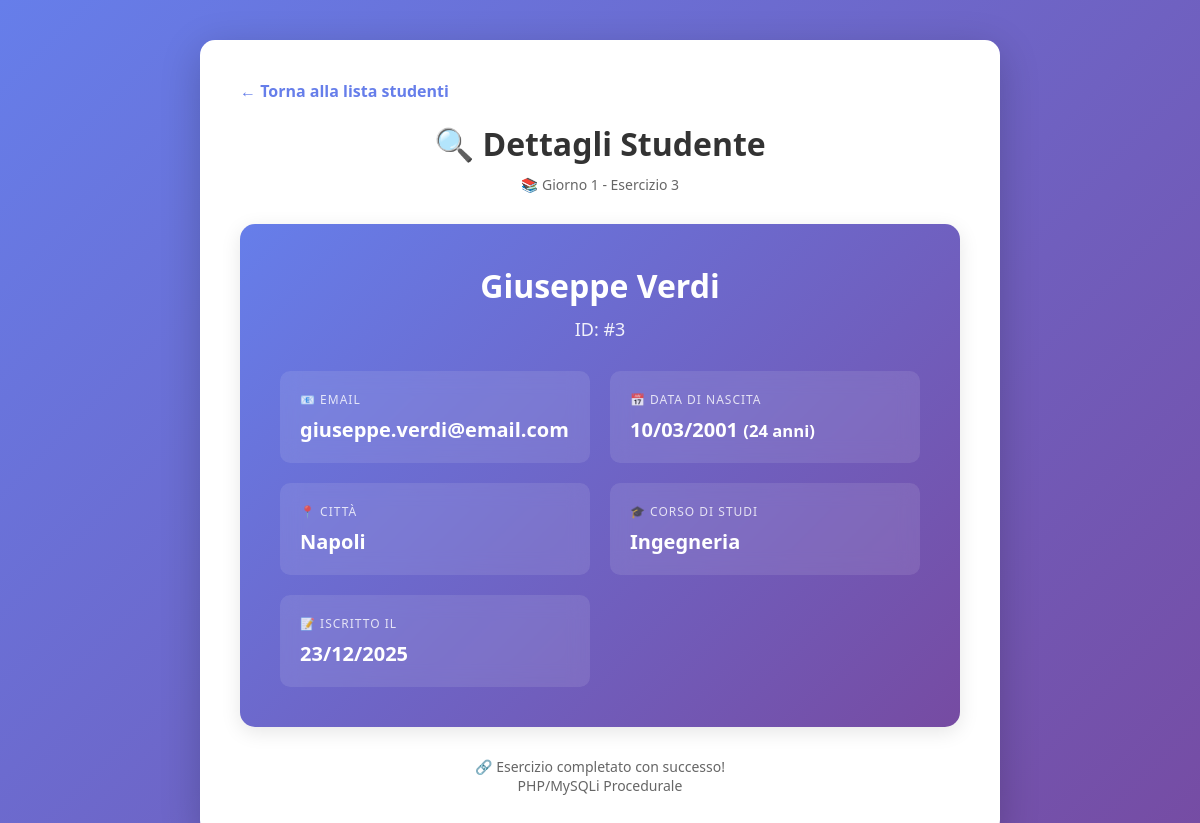
The page /giorno-01/esercizio-03/index.php?id=3 on the database its author committed.
### tables this page shows
CREATE TABLE IF NOT EXISTS studenti (
    id INT AUTO_INCREMENT PRIMARY KEY,
    nome VARCHAR(50) NOT NULL,
    cognome VARCHAR(50) NOT NULL,
    email VARCHAR(100) UNIQUE NOT NULL,
    data_nascita DATE,
    citta VARCHAR(50),
    corso VARCHAR(50),
    creato_il TIMESTAMP DEFAULT CURRENT_TIMESTAMP,
    modificato_il TIMESTAMP DEFAULT CURRENT_TIMESTAMP ON UPDATE CURRENT_TIMESTAMP
);

### utils/functions.php (called while the page is built, shortened)
<?php
function formatta_data_italiana($data) {
    $d = DateTime::createFromFormat('Y-m-d', $data);
    return $d ? $d->format('d/m/Y') : $data;
}
?>

### giorno-01/esercizio-03/index.php (the view, shortened to what this page needs)
<!DOCTYPE html>
<html lang="it">
<head>
</head>
<body>
    <div class="container">
        <a href="../esercizio-02/index.php" class="back-link">← Torna alla lista studenti</a>
        <h1>🔍 Dettagli Studente</h1>
        <p class="subtitle">📚 Giorno 1 - Esercizio 3</p>
        <?php
        require_once '../../utils/functions.php';
        $errore = '';
        $studente = null;
        if (!isset($_GET['id']) || empty($_GET['id'])) {
            $errore = "⚠️ Nessun ID studente specificato. Aggiungi ?id=1 all'URL.";
        } elseif (!is_numeric($_GET['id'])) {
            $errore = "❌ ID non valido. L'ID deve essere un numero.";
        } else {
            $id = (int)$_GET['id'];
            $conn = connetti_database();
            if (!$conn) {
                $errore = "❌ Errore di connessione al database: " . mysqli_connect_error();
            } else {
                $stmt = mysqli_prepare($conn, "SELECT id, nome, cognome, email, data_nascita, citta, corso, creato_il
                                                FROM studenti
                                                WHERE id = ?");
                if ($stmt) {
                    mysqli_stmt_bind_param($stmt, "i", $id);
                    mysqli_stmt_execute($stmt);
                    $result = mysqli_stmt_get_result($stmt);
                    if (mysqli_num_rows($result) > 0) {
                        $studente = mysqli_fetch_assoc($result);
                    } else {
                        $errore = "📭 Studente con ID #$id non trovato nel database.";
                    }
                } else {
                    $errore = "❌ Errore nella preparazione della query: " . mysqli_error($conn);
                }
            }
        }
        ?>
        <?php if ($errore): ?>
            <div class="<?php echo strpos($errore, '⚠️') !== false ? 'warning' : 'error'; ?>">
                <?php echo htmlspecialchars($errore); ?>
            </div>
            <div style="text-align: center; margin-top: 20px;">
                <p>Prova con:</p>
                <a href="?id=1" style="color: #667eea;">?id=1</a> |
                <a href="?id=2" style="color: #667eea;">?id=2</a> |
                <a href="?id=3" style="color: #667eea;">?id=3</a>
            </div>
        <?php elseif ($studente): ?>
            <div class="card">
                <div class="card-header">
                    <h2><?php echo htmlspecialchars($studente['nome'] . ' ' . $studente['cognome']); ?></h2>
                    <div class="id">ID: #<?php echo htmlspecialchars($studente['id']); ?></div>
                </div>
                <div class="detail-grid">
                    <div class="detail-item">
                        <div class="detail-label">📧 Email</div>
                        <div class="detail-value"><?php echo htmlspecialchars($studente['email']); ?></div>
                    </div>
                    <div class="detail-item">
                        <div class="detail-label">📅 Data di Nascita</div>
                        <div class="detail-value">
                            <?php
                            if ($studente['data_nascita']) {
                                echo formatta_data_italiana($studente['data_nascita']);
                                $data_nascita = new DateTime($studente['data_nascita']);
                                $oggi = new DateTime();
                                $eta = $oggi->diff($data_nascita)->y;
                                echo " <small>($eta anni)</small>";
                            } else {
                                echo '-';
                            }
                            ?>
                        </div>
                    </div>
                    <div class="detail-item">
                        <div class="detail-label">📍 Città</div>
                        <div class="detail-value"><?php echo htmlspecialchars($studente['citta']); ?></div>
                    </div>
                    <div class="detail-item">
                        <div class="detail-label">🎓 Corso di Studi</div>
                        <div class="detail-value"><?php echo htmlspecialchars($studente['corso']); ?></div>
                    </div>
                    <div class="detail-item">
                        <div class="detail-label">📝 Iscritto il</div>
                        <div class="detail-value">
                            <?php
                            if ($studente['creato_il']) {
                                $data = new DateTime($studente['creato_il']);
                                echo $data->format('d/m/Y');
                            }
                            ?>
                        </div>
                    </div>
                </div>
            </div>
        <?php endif; ?>
        <div class="footer">
            <p>🔗 Esercizio completato con successo!</p>
            <p>PHP/MySQLi Procedurale</p>
        </div>
    </div>
</body>
</html>

### giorno-01/esercizio-03/index.php (style rules this page uses)
* { margin: 0; padding: 0; box-sizing: border-box; }
body { font-family: 'Segoe UI', Tahoma, Geneva, Verdana, sans-serif; background: linear-gradient(135deg, #667eea 0%, #764ba2 100%); min-height: 100vh; padding: 40px 20px; }
.container { background: white; padding: 40px; border-radius: 15px; box-shadow: 0 10px 40px rgba(0,0,0,0.2); max-width: 800px; margin: 0 auto; }
h1 { color: #333; margin-bottom: 10px; text-align: center; }
.subtitle { text-align: center; color: #666; margin-bottom: 30px; font-size: 14px; }
.back-link { display: inline-block; color: #667eea; text-decoration: none; margin-bottom: 20px; font-weight: 600; transition: color 0.3s; }
.card { background: linear-gradient(135deg, #667eea 0%, #764ba2 100%); color: white; padding: 40px; border-radius: 15px; box-shadow: 0 5px 20px rgba(0,0,0,0.1); margin-bottom: 30px; }
.card-header { text-align: center; margin-bottom: 30px; }
.card-header h2 { font-size: 32px; margin-bottom: 10px; }
.card-header .id { font-size: 18px; opacity: 0.9; }
.detail-grid { display: grid; grid-template-columns: repeat(auto-fit, minmax(250px, 1fr)); gap: 20px; }
.detail-item { background: rgba(255, 255, 255, 0.1); padding: 20px; border-radius: 10px; backdrop-filter: blur(10px); }
.detail-label { font-size: 12px; text-transform: uppercase; letter-spacing: 1px; opacity: 0.8; margin-bottom: 8px; }
.detail-value { font-size: 20px; font-weight: 600; }
.footer { margin-top: 30px; text-align: center; color: #666; font-size: 14px; }

### rows shown on the page
studenti: nome+cognome "Giuseppe Verdi", id "3", email "giuseppe.verdi@email.com", data_nascita "10/03/2001", citta "Napoli", corso "Ingegneria", creato_il "23/12/2025"
